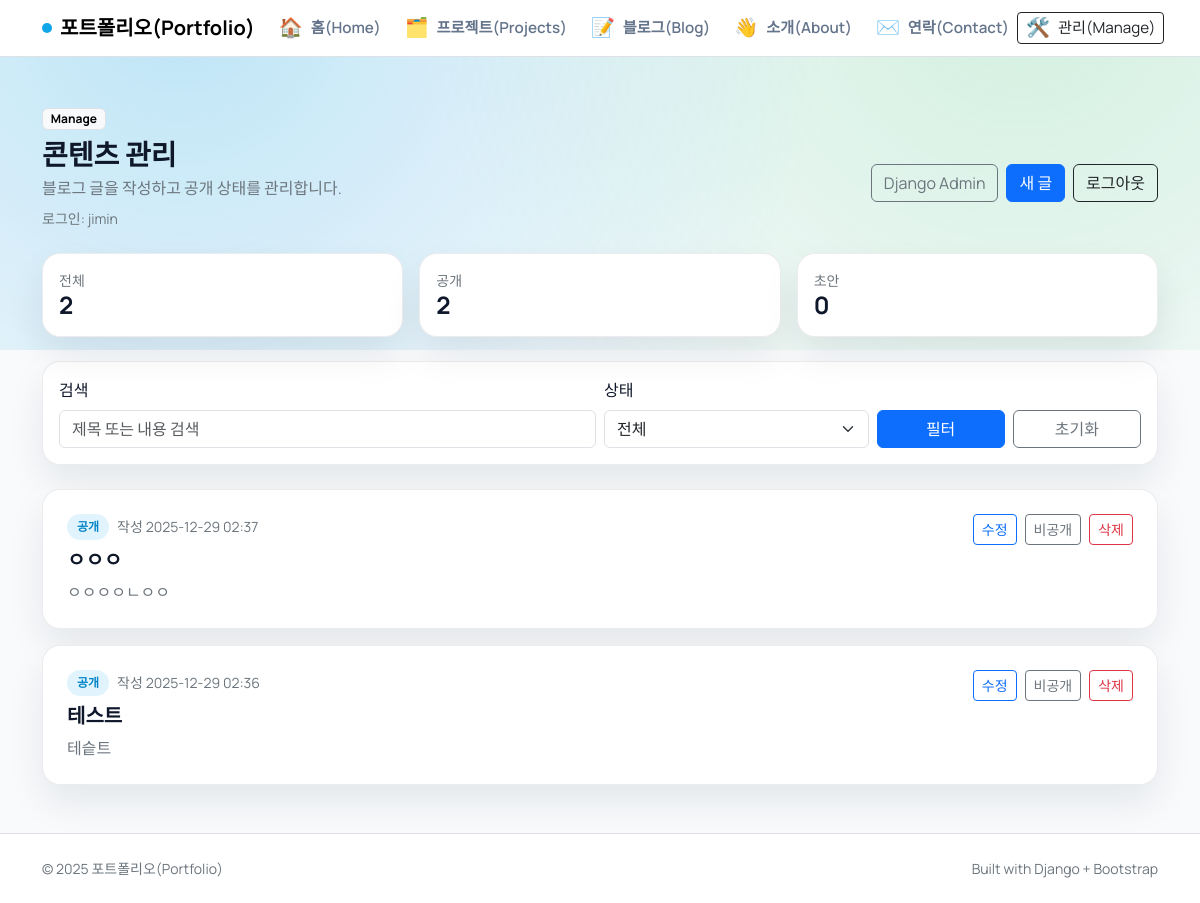
/manage/ (signed in), run on an earlier commit of the app's database.
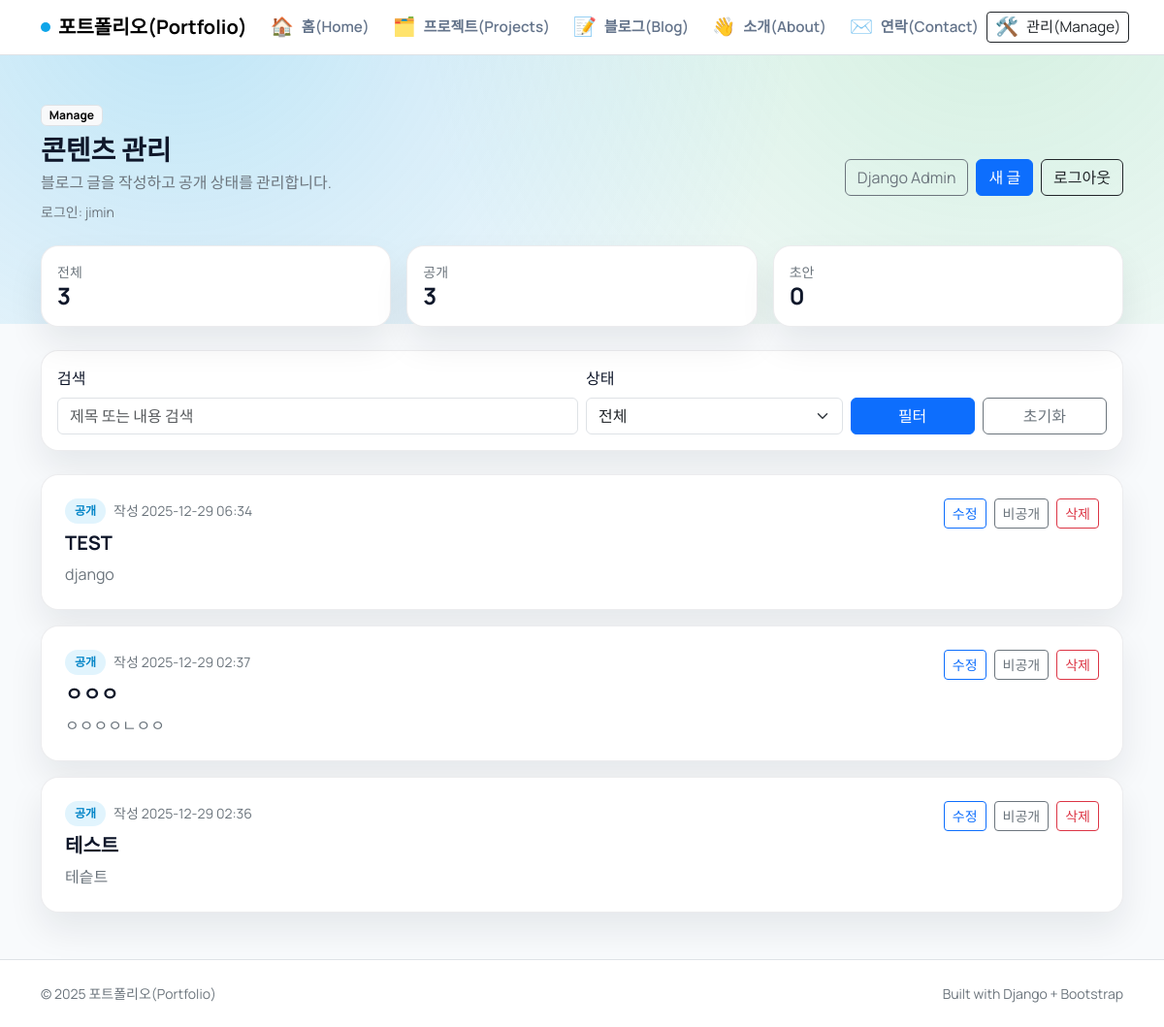
And on a later commit of the database.
### blog/models.py (models this page shows, shortened)
class Post(models.Model):
    STATUS_DRAFT = "draft"
    STATUS_PUBLISHED = "published"
    STATUS_CHOICES = [
        (STATUS_DRAFT, "Draft"),
        (STATUS_PUBLISHED, "Published"),
    ]
    title = models.CharField(max_length=200)
    content = models.TextField()
    status = models.CharField(max_length=10, choices=STATUS_CHOICES, default=STATUS_PUBLISHED)
    created_at = models.DateTimeField(default=timezone.now)
    updated_at = models.DateTimeField(null=True, blank=True)

### blog/views.py (the view)
@login_required
def manage_post_list(request):
    query = request.GET.get("q", "").strip()
    status = request.GET.get("status", "all")
    posts = Post.objects.all().order_by("-created_at")
    if status == Post.STATUS_PUBLISHED:
        posts = posts.filter(status=Post.STATUS_PUBLISHED)
    elif status == Post.STATUS_DRAFT:
        posts = posts.filter(status=Post.STATUS_DRAFT)
    if query:
        posts = posts.filter(Q(title__icontains=query) | Q(content__icontains=query))
    paginator = Paginator(posts, 8)
    page_obj = paginator.get_page(request.GET.get("page"))
    params = request.GET.copy()
    params.pop("page", None)
    query_string = params.urlencode()
    context = {
        "posts": page_obj.object_list,
        "page_obj": page_obj,
        "query": query,
        "status": status,
        "total_count": Post.objects.count(),
        "published_count": Post.objects.filter(status=Post.STATUS_PUBLISHED).count(),
        "draft_count": Post.objects.filter(status=Post.STATUS_DRAFT).count(),
        "query_string": query_string,
    }
    return render(request, "blog/manage/post_list.html", context)

### blog/templates/blog/manage/post_list.html (shortened to what this page needs)
{% extends "blog/manage/base.html" %}
{% block manage_content %}
<div class="row g-3 mb-4">
  <div class="col-md-4">
    <div class="surface p-3">
      <div class="text-secondary small">전체</div>
      <div class="h4 fw-bold mb-0">{{ total_count }}</div>
    </div>
  </div>
  <div class="col-md-4">
    <div class="surface p-3">
      <div class="text-secondary small">공개</div>
      <div class="h4 fw-bold mb-0">{{ published_count }}</div>
    </div>
  </div>
  <div class="col-md-4">
    <div class="surface p-3">
      <div class="text-secondary small">초안</div>
      <div class="h4 fw-bold mb-0">{{ draft_count }}</div>
    </div>
  </div>
</div>
<form class="surface p-3 mb-4" method="get">
  <div class="row g-2 align-items-end">
    <div class="col-md-6">
      <label class="form-label">검색</label>
      <input class="form-control" type="search" name="q" placeholder="제목 또는 내용 검색" value="{{ query }}">
    </div>
    <div class="col-md-3">
      <label class="form-label">상태</label>
      <select class="form-select" name="status">
        <option value="all" {% if status == "all" %}selected{% endif %}>전체</option>
      </select>
    </div>
    <div class="col-md-3 d-flex gap-2">
      <button class="btn btn-primary w-100" type="submit">필터</button>
      <a class="btn btn-outline-secondary w-100" href="{% url 'manage_post_list' %}">초기화</a>
    </div>
  </div>
</form>
{% for post in posts %}
  <div class="surface p-4 manage-card">
    <div class="d-flex flex-column flex-lg-row justify-content-between gap-3">
      <div>
        <div class="d-flex align-items-center gap-2 mb-2">
          {% if post.status == "published" %}
            <span class="status-badge status-published">공개</span>
          {% else %}
            <span class="status-badge status-draft">초안</span>
          {% endif %}
          <span class="small text-secondary">작성 {{ post.created_at|date:"Y-m-d H:i" }}</span>
        </div>
        <h2 class="h5 fw-bold mb-2">{{ post.title }}</h2>
        <p class="text-secondary mb-0">{{ post.content|truncatechars:140 }}</p>
      </div>
      <div class="manage-actions d-flex flex-wrap gap-2 align-items-start">
        <a class="btn btn-outline-primary btn-sm" href="{% url 'manage_post_edit' post.pk %}">수정</a>
        <form method="post" action="{% url 'manage_post_toggle' post.pk %}">
          {% if post.status == "published" %}
            <button class="btn btn-outline-secondary btn-sm" type="submit">비공개</button>
          {% else %}
            <button class="btn btn-primary btn-sm" type="submit">공개</button>
          {% endif %}
        </form>
        <a class="btn btn-outline-danger btn-sm" href="{% url 'manage_post_delete' post.pk %}">삭제</a>
      </div>
    </div>
  </div>
{% empty %}
  <div class="alert alert-light border">글이 없습니다. 새 글을 작성해 주세요.</div>
{% endfor %}
{% endblock %}

### blog/templates/blog/manage/base.html (shortened to what this page needs)
{% extends "blog/base.html" %}
{% block content %}
<section class="mb-4 fade-up">
  <span class="badge text-bg-light border mb-2">Manage</span>
  <div class="d-flex flex-wrap align-items-center justify-content-between gap-3">
    <div>
      <h1 class="h3 fw-bold mb-1">콘텐츠 관리</h1>
      <p class="text-secondary mb-0">블로그 글을 작성하고 공개 상태를 관리합니다.</p>
      <div class="small text-secondary mt-2">로그인: {{ request.user.username }}</div>
    </div>
    <div class="d-flex flex-wrap gap-2">
      <a class="btn btn-outline-secondary" href="/admin/">Django Admin</a>
      <a class="btn btn-primary" href="{% url 'manage_post_create' %}">새 글</a>
      <a class="btn btn-outline-dark" href="{% url 'manage_logout' %}">로그아웃</a>
    </div>
  </div>
</section>
{% block manage_content %}{% endblock %}
{% endblock %}

### blog/templates/blog/base.html (shortened to what this page needs)
<!doctype html>
<html lang="ko">
<head>
  <link href="https://cdn.jsdelivr.net/npm/bootstrap@5.3.3/dist/css/bootstrap.min.css" rel="stylesheet">
</head>
<body>
  <nav class="navbar navbar-expand-lg bg-white border-bottom sticky-top">
    <div class="container">
      <a class="navbar-brand fw-bold d-flex align-items-center" href="{% url 'home' %}">
        <span class="brand-mark"></span>
        포트폴리오(Portfolio)
      </a>
      <div class="collapse navbar-collapse" id="mainNav">
        <ul class="navbar-nav me-auto mb-2 mb-lg-0 gap-2">
          <li class="nav-item">
            <a class="nav-link nav-icon-link" href="{% url 'home' %}" title="홈(Home)">
              <span class="nav-emoji" aria-hidden="true">🏠</span>
              <span class="nav-label">홈(Home)</span>
            </a>
          </li>
          <li class="nav-item">
            <a class="nav-link nav-icon-link" href="{% url 'projects' %}" title="프로젝트(Projects)">
              <span class="nav-emoji" aria-hidden="true">🗂️</span>
              <span class="nav-label">프로젝트(Projects)</span>
            </a>
          </li>
          <li class="nav-item">
            <a class="nav-link nav-icon-link" href="{% url 'post_list' %}" title="블로그(Blog)">
              <span class="nav-emoji" aria-hidden="true">📝</span>
              <span class="nav-label">블로그(Blog)</span>
            </a>
          </li>
          <li class="nav-item">
            <a class="nav-link nav-icon-link" href="{% url 'about' %}" title="소개(About)">
              <span class="nav-emoji" aria-hidden="true">👋</span>
              <span class="nav-label">소개(About)</span>
            </a>
          </li>
          <li class="nav-item">
            <a class="nav-link nav-icon-link" href="{% url 'contact' %}" title="연락(Contact)">
              <span class="nav-emoji" aria-hidden="true">✉️</span>
              <span class="nav-label">연락(Contact)</span>
            </a>
          </li>
        </ul>
        <a class="btn btn-outline-dark btn-sm d-flex align-items-center justify-content-center gap-2" href="{% url 'manage_post_list' %}" title="관리(Manage)">
          <span class="nav-emoji" aria-hidden="true">🛠️</span>
          <span class="nav-label">관리(Manage)</span>
        </a>
      </div>
    </div>
  </nav>
  <main class="container py-5">
    {% block content %}{% endblock %}
  </main>
  <footer class="border-top bg-white">
    <div class="container py-4 d-flex flex-column flex-md-row justify-content-between gap-2">
      <div class="text-secondary small">© {% now "Y" %} 포트폴리오(Portfolio)</div>
      <div class="text-secondary small">Built with Django + Bootstrap</div>
    </div>
  </footer>
</body>
</html>

### blog/templates/blog/base.html (style rules this page uses)
:root { --ink: #0f172a; --muted: #64748b; --accent: #0ea5e9; --accent-2: #22c55e; --surface: #ffffff; --border: rgba(15, 23, 42, 0.08); --radius: 18px; }
body { font-family: "Manrope", sans-serif; color: var(--ink); background: #f8fafc; min-height: 100vh; }
body::before { content: ""; position: fixed; inset: -10% 0 auto 0; height: 55vh; background: radial-gradient(circle at 15% 20%, rgba(14, 165, 233, 0.25), transparent 60%), radial-gradient(circle at 85% 15%, rgba(34, 197, 94, 0.18), transparent 55%); z-index: -1; }
.surface { background: var(--surface); border: 1px solid var(--border); border-radius: var(--radius); box-shadow: 0 18px 36px rgba(15, 23, 42, 0.08); }
.brand-mark { width: 10px; height: 10px; border-radius: 999px; background: var(--accent); display: inline-block; margin-right: 8px; }
.navbar .nav-link { color: var(--muted); font-weight: 600; }
.nav-icon-link { display: inline-flex; align-items: center; justify-content: center; gap: 8px; padding: 6px 12px; height: 40px; border-radius: 12px; background: transparent; }
.nav-emoji { font-size: 1.2rem; line-height: 1; }
.nav-label { font-size: 0.95rem; white-space: nowrap; }
.fade-up { animation: fadeUp 0.7s ease both; }

### blog/templates/blog/manage/base.html (style rules this page uses)
.status-badge { font-weight: 600; border-radius: 999px; padding: 4px 10px; font-size: 0.75rem; }
.status-published { background: rgba(14, 165, 233, 0.12); color: #0284c7; }
.manage-actions form { margin: 0; }
.manage-card + .manage-card { margin-top: 16px; }

What changed in the data, as far as the page shows it:
added Post: status "공개", created_at "2025-12-29 06:34", title "TEST", content "django"
Also different on the page:
{{ total_count }}: "2" → "3"
{{ published_count }}: "2" → "3"
